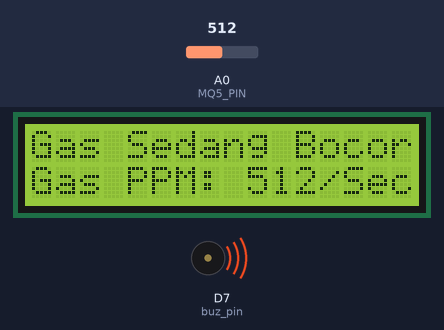
Recording of a sketch running on a simulated ESP8266 (NodeMCU). On the bench: 16×2 character LCD, buzzer (waves = sounding, pin HIGH). The test bench sets the inputs (shaded band); at power-on: A0 (MQ5_PIN) = 512. What the sketch prints to the serial monitor is not drawn.

Above: at 1.3 s.
1.4 s: A0 (MQ5_PIN) set to 488
At 2.8 s:
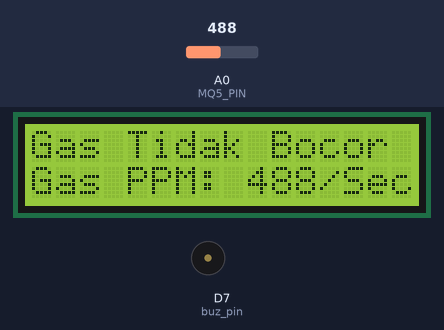
5.5 s: A0 (MQ5_PIN) set to 510
At 7.2 s:
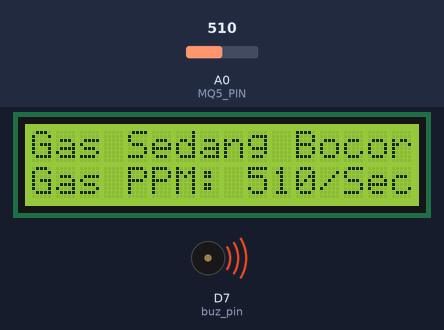
8.9 s: A0 (MQ5_PIN) set to 490
At 10.3 s:
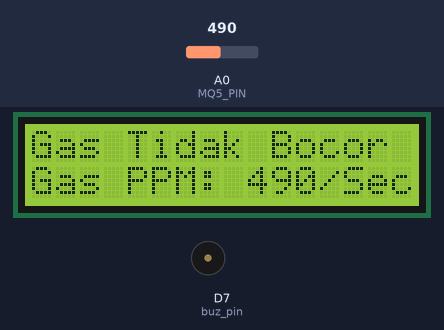
Timing chart, 0 to 11.9 s (numbered marks = the images above; inputs shaded):
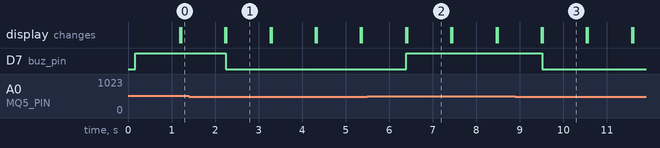

The sketch:

as.ino
```cpp
#include <SPI.h>
#include <ESP8266WiFi.h>
#include <ThingerWifi.h>
#include <ThingerESP8266.h>
#include <LiquidCrystal_I2C.h>

#define USERNAME "ahmadlufiau"
#define DEVICE_ID "SmartStove"
#define DEVICE_CREDENTIAL "SmartStove2019"
#define SSID "Lek2019"
#define SSID_PASSWORD "tuleswaesaja450"

#define MQ5_PIN A0            // SENSOR GAS
const int buz_pin     = D7;   // BUZZER

ThingerESP8266 thing(USERNAME, DEVICE_ID, DEVICE_CREDENTIAL);


// set the LCD number of columns and rows
int lcdColumns = 16;
int lcdRows = 2;

unsigned long oldTime = 0;

bool showLedAlarm = true;

LiquidCrystal_I2C lcd(0x27, lcdColumns, lcdRows);

void setup() {
  thing.add_wifi(SSID, SSID_PASSWORD);
  Serial.begin(115200);

  lcd.init();
  lcd.begin(16, 2);
  lcd.print("MONITORING");
  lcd.setCursor(0, 1);
  lcd.print("KEBOCORAN GAS");

  pinMode(MQ5_PIN, INPUT); // SENSOR GAS
  pinMode(buz_pin, OUTPUT); // BUZZER

// resource output example (i.e. reading a sensor value)
  thing["Gas MQ-2"] >> outputValue(analogRead(A0));

  // Control Buzeer
    thing["Control Buzzer"] << [](pson& out){
      if(out.is_empty()){
          // We send back the pin value to thinger platform
          out = (bool) digitalRead(buz_pin);
      }
      else{
          digitalWrite(buz_pin, out ? HIGH : LOW);
      };
    };

// turn on LCD backlight
  lcd.backlight();
}

void loop() {
  thing.handle();

  int dataLpg = analogRead(MQ5_PIN); //ranges from 0 to 1024
  Serial.print(dataLpg);
  Serial.print("\n");
  lcd.setCursor(0, 0);
  lcd.print(dataLpg,DEC);
      if (dataLpg < 500)
      {
        Serial.println("Gas Tidak Bocor");
        lcd.setCursor(0,0);
        lcd.print("Gas Tidak Bocor");
        digitalWrite(buz_pin, LOW);
        lcd.setCursor(0,1);
        lcd.print("Gas PPM: ");
        lcd.print(dataLpg);
        lcd.setCursor(12, 1);
        lcd.print("/Sec");
        delay(1000);
        lcd.clear();
      } else
      {
        //lcd.clear();
        Serial.println("Gas Sedang Bocor");
        lcd.setCursor(0,0);
        lcd.print("Gas Sedang Bocor");
        digitalWrite(buz_pin, HIGH);
        lcd.setCursor(0,1);
        lcd.print("Gas PPM: ");
        lcd.print(dataLpg);
        lcd.setCursor(12, 1);
        lcd.print("/Sec");
        delay(1000);
        lcd.clear();
      }
}
```

Measured:
- the behaviour switches between 500 and 499 on A0 (MQ5_PIN) (found by bisection; images 0 and 1)
- after the input at 1.4 s, D7 (buz_pin): HIGH → LOW after 0.85 s; the display: first differs from a run without the input after 0.86 s (image 1)
- after the input at 5.5 s, D7 (buz_pin): LOW → HIGH after 0.90 s; the display: first differs from a run without the input after 0.91 s (image 2)
- after the input at 8.9 s, D7 (buz_pin): HIGH → LOW after 0.61 s; the display: first differs from a run without the input after 0.63 s (image 3)
- what the display in image 1 shows lasts 1.0 s, from 2.3 s to 3.3 s
